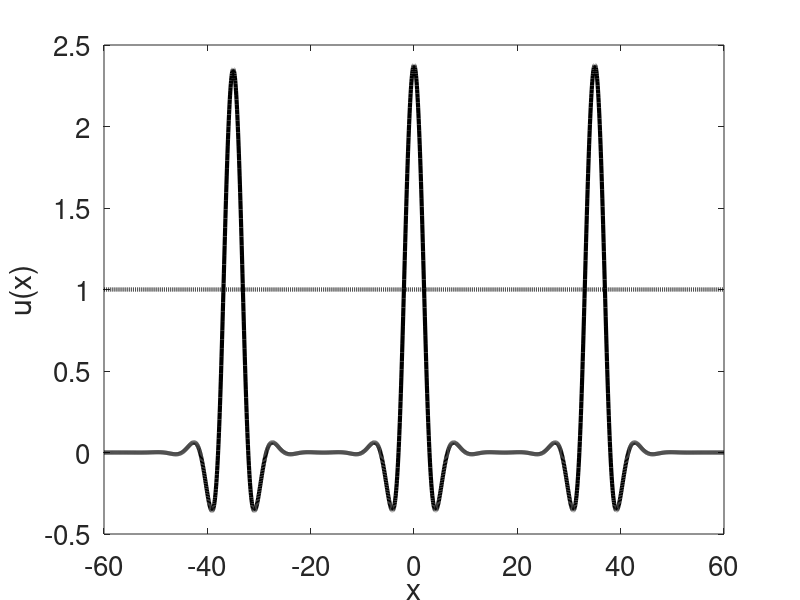

Here is the MATLAB script that generated this plot:
% This code uses a forward Euler method to simulate the Amari model
% with a sequence of three inputs.
%
% The kernel is an oscillatory function.
%
% (c) Weronika Wojtak, Feb 2023

%% cleaning
clear; clc;

%% spatial discretization
L = 60; dx = 0.05; xDim = -L:dx:L; N = numel(xDim);

%% temporal discretization
T = 50; dt = 0.01; tDim = 0:dt:T; M = numel(tDim);

%% utils
sigmoid = @(x,beta,theta) 1 ./ (1 + exp(-beta*(x-theta)));
gauss = @(x,mu,sigma) exp(-0.5 * (x-mu).^2 / sigma^2);
w_osc =  @(x,A,b,alpha) A*(exp(-b*abs(x)).*((b*sin(abs(alpha*x)))+cos(alpha*x)));

%% parameters
p(1) = 1;      % A
p(2) = 0.5;    % b
p(3) = 0.9;    % alpha

theta = 1;   % theta
beta = 1000;   % sigmoid steepness
tau = 1;       % time constant

%% set kernel
w = w_osc(xDim,p(1),p(2),p(3)); w_hat = fft(w);

%% initial data
u_field = -theta * ones(1, N);
history_u = zeros(M, N);

%% inputs
crit_dist = 35; A_I = 3; sigma_I = 1.5;

Input = zeros(M, N);
I_S1 = A_I * gauss(xDim, -crit_dist, sigma_I);
I_S2 = A_I * gauss(xDim, 0, sigma_I);
I_S3 = A_I * gauss(xDim, crit_dist, sigma_I);

Input(1/dt:2/dt, :) = repmat((I_S1),1+(2/dt-1/dt),1);
Input(8/dt:9/dt, :) = repmat((I_S2),1+(2/dt-1/dt),1);
Input(11/dt:12/dt, :) = repmat((I_S3),1+(2/dt-1/dt),1);


%% main loop
for i = 1:M
    f = sigmoid(u_field, beta, theta); f_hat = fft(f);
    convolution = dx * ifftshift(real(ifft(f_hat .* w_hat)));
    u_field = u_field + dt/tau * (-u_field + convolution + Input(i, :));
    history_u(i,:) = u_field;
    
    if mod(i,500)==0, disp(num2str(i*dt)), end
end


%% plot results
figure
plot(xDim,u_field,'k','linewidth',3), hold on
plot(xDim,theta*ones(1,N),':k','linewidth',3),
xlabel('x'); ylabel('u(x)');
set(gca,  'XLim', [-L L]), set(gca,  'FontSize', 20), hold off

